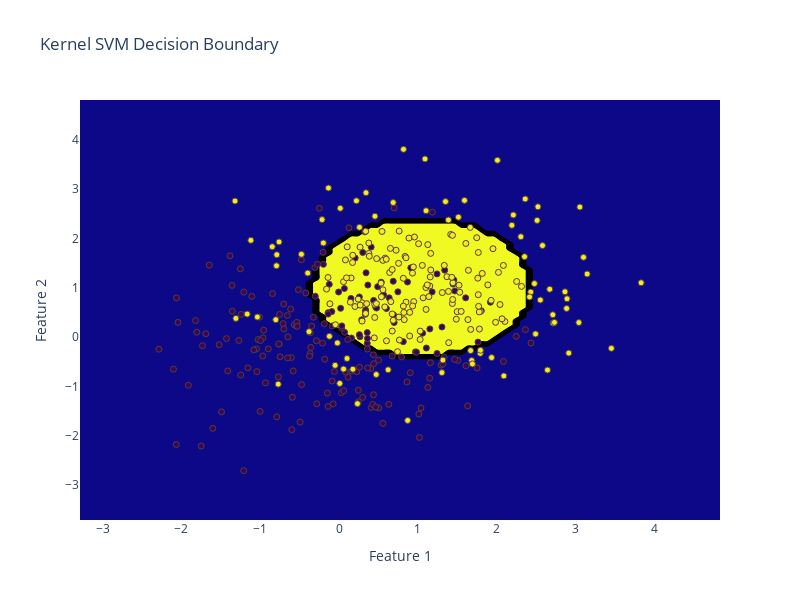

Notebook cell for this chart:
### Code cell
import numpy as np
import plotly.graph_objects as go

# Assuming X and y are your data and labels

# Create and train the Kernel SVM
kernel_svm = KernelSVM(kernel=rbf_kernel)
kernel_svm.fit(X, y)

# Create a grid for plotting decision boundary
x_min, x_max = X[:, 0].min() - 1, X[:, 0].max() + 1
y_min, y_max = X[:, 1].min() - 1, X[:, 1].max() + 1
xx, yy = np.meshgrid(np.linspace(x_min, x_max, 100), np.linspace(y_min, y_max, 100))

# Predict on the grid points
Z = kernel_svm.predict(np.c_[xx.ravel(), yy.ravel()])
Z = Z.reshape(xx.shape)

# Plotly figure
fig = go.Figure()

# Add scatter plot for the data points
fig.add_trace(go.Scatter(x=X[:, 0], y=X[:, 1], mode='markers',
                         marker=dict(color=y, colorscale='Viridis', line=dict(width=1)),
                         name='Data Points'))

# Add contour for decision boundary
fig.add_trace(go.Contour(x=np.linspace(x_min, x_max, 100), y=np.linspace(y_min, y_max, 100), z=Z,
                         showscale=False, line_width=2, name='Decision Boundary'))

# Update layout
fig.update_layout(title='Kernel SVM Decision Boundary',
                  xaxis_title='Feature 1',
                  yaxis_title='Feature 2',
                  width=800, height=600)

# Display the plot
fig.show()

### Figure 1 — Plotly figure (JSON) as saved in the notebook; plotly's stock layout.template omitted (floating-point values rounded to 4 significant figures; data arrays with more than 128 entries replaced by an {"elided": "..."} marker saying what was removed)
{"data": [{"marker": {"color": {"elided": "400 int values"}, "colorscale": [[0, "#440154"], [0.1111, "#482878"], [0.2222, "#3e4989"], [0.3333, "#31688e"], [0.4444, "#26828e"], [0.5556, "#1f9e89"], [0.6667, "#35b779"], [0.7778, "#6ece58"], [0.8889, "#b5de2b"], [1, "#fde725"]], "line": {"width": 1}}, "mode": "markers", "name": "Data Points", "type": "scatter", "x": {"elided": "400 float values"}, "y": {"elided": "400 float values"}}, {"line": {"width": 2}, "name": "Decision Boundary", "showscale": false, "type": "contour", "x": [-3.285, -3.204, -3.122, -3.04, -2.958, -2.876, -2.794, -2.712, -2.63, -2.548, -2.466, -2.384, -2.302, -2.22, -2.138, -2.056, -1.974, -1.892, -1.81, -1.728, -1.646, -1.564, -1.482, -1.4, -1.318, -1.236, -1.154, -1.072, -0.9903, -0.9084, -0.8264, -0.7444, -0.6625, -0.5805, -0.4985, -0.4166, -0.3346, -0.2526, -0.1706, -0.08868, -0.006709, 0.07526, 0.1572, 0.2392, 0.3212, 0.4031, 0.4851, 0.5671, 0.649, 0.731, 0.813, 0.895, 0.9769, 1.059, 1.141, 1.223, 1.305, 1.387, 1.469, 1.551, 1.633, 1.715, 1.797, 1.879, 1.961, 2.043, 2.124, 2.206, 2.288, 2.37, 2.452, 2.534, 2.616, 2.698, 2.78, 2.862, 2.944, 3.026, 3.108, 3.19, 3.272, 3.354, 3.436, 3.518, 3.6, 3.682, 3.764, 3.846, 3.928, 4.01, 4.092, 4.174, 4.256, 4.338, 4.42, 4.502, 4.584, 4.666, 4.748, 4.829], "y": [-3.705, -3.619, -3.533, -3.447, -3.361, -3.275, -3.189, -3.103, -3.017, -2.931, -2.845, -2.759, -2.673, -2.587, -2.501, -2.415, -2.329, -2.243, -2.157, -2.071, -1.985, -1.9, -1.814, -1.728, -1.642, -1.556, -1.47, -1.384, -1.298, -1.212, -1.126, -1.04, -0.9539, -0.868, -0.782, -0.696, -0.6101, -0.5241, -0.4382, -0.3522, -0.2662, -0.1803, -0.09431, -0.008352, 0.07761, 0.1636, 0.2495, 0.3355, 0.4215, 0.5074, 0.5934, 0.6793, 0.7653, 0.8513, 0.9372, 1.023, 1.109, 1.195, 1.281, 1.367, 1.453, 1.539, 1.625, 1.711, 1.797, 1.883, 1.969, 2.055, 2.141, 2.227, 2.313, 2.399, 2.485, 2.571, 2.656, 2.742, 2.828, 2.914, 3.0, 3.086, 3.172, 3.258, 3.344, 3.43, 3.516, 3.602, 3.688, 3.774, 3.86, 3.946, 4.032, 4.118, 4.204, 4.29, 4.376, 4.462, 4.548, 4.634, 4.72, 4.806], "z": {"elided": "100x100 int values"}}], "layout": {"height": 600, "title": {"text": "Kernel SVM Decision Boundary"}, "width": 800, "xaxis": {"title": {"text": "Feature 1"}}, "yaxis": {"title": {"text": "Feature 2"}}}}
